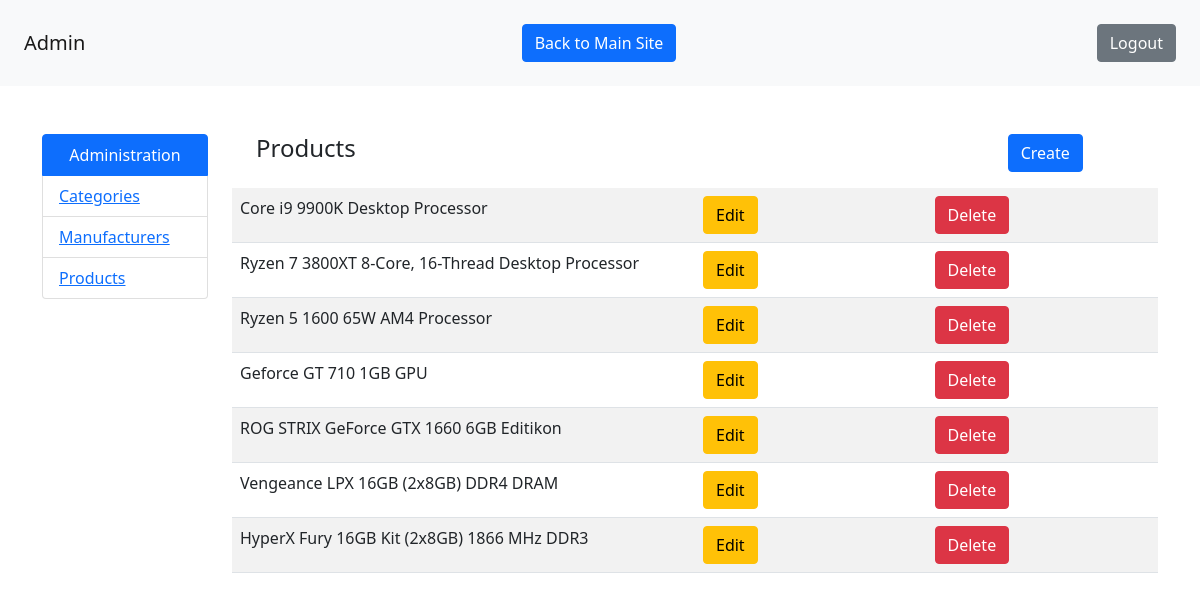
The app's page /admin/products (signed in) with its own data.
### app.py (models this page shows)
class Product(db.Model):
    id = db.Column(db.Integer, primary_key=True)
    category_id = db.Column(db.Integer, db.ForeignKey('category.id'), nullable=False)
    category = db.relationship('Category', backref=db.backref('category', lazy=True))
    manufacturer_id = db.Column(db.Integer, db.ForeignKey('manufacturer.id'), nullable=False)
    manufacturer = db.relationship('Manufacturer', backref=db.backref('manufacturer'), lazy=True)
    name = db.Column(db.String(50), nullable=False)
    price = db.Column(db.Integer, nullable=False)
    description = db.Column(db.Text, nullable=False)
    image_file = db.Column(db.String(50), nullable=False, default = 'https://static.thenounproject.com/png/261694-200.png')

### app.py (the view)
@app.route('/admin/products')
@login_required
def admin_products():
    products = Product.query.all()
    return render_template('admin/products.html', products=products)

### app.py (called while the page is built)
@app.before_request
def load_user():
    user_id = session.get("user_id")
    g.user = User.query.get(user_id) if user_id is not None else None

def login_required(func):
    @wraps(func)
    def decorated_function(*args, **kwargs):
        if g.user is None:
            return redirect(url_for("login", next = request.url))
        return func(*args, **kwargs)
    return decorated_function

### templates/admin/products.html
{% extends 'admin/layout.html' %}
{% block content %}
<div class="container pb-3">
    <div class="row">
        <div class="col-lg-10 col-md-10">
            <h4 class="">Products</h4>
        </div>
        <div class="col-lg-2 col-md-2">
            <a class="btn btn-primary" href="{{ url_for('create_product')}}">Create</a>
        </div>
    </div>
</div>
    <table class="table table-striped">
        <tbody>
          {% for product in products %}
            <tr>
              <td class="w-50">{{ product.name }}</td>
              <td class="w-25"><a class="btn btn-warning" href="{{ url_for('edit_product', id = product.id) }}">Edit</a></td>
              <td class="w-25"><a class="btn btn-danger" href="{{ url_for('delete_product', id = product.id) }}">Delete</a></td>
            </tr>
          {% endfor %}
        </tbody>
      </table>
{% endblock %}s

### templates/admin/layout.html (shortened to what this page needs)
<!doctype html>
<html>
  <head>
    <link href="https://cdn.jsdelivr.net/npm/bootstrap@5.0.0-beta1/dist/css/bootstrap.min.css" rel="stylesheet">
  </head>
  <body>
    <nav class="navbar navbar-light bg-light p-4">
        <span class="navbar-brand mb-0 h1">Admin</span>
        <a href="{{ url_for('index') }}" class="btn btn-primary">Back to Main Site</a>
        <a href="{{ url_for('logout') }}" class="btn btn-secondary">Logout</a>
    </nav>
    <div class="container py-5">
        <div class="row">
            <div class="col-lg-2 col-md-2">
                <ul class="list-group">
                <li class="list-group-item active text-center">Administration</li>
                <li class="list-group-item"><a href="{{ url_for('admin_categories') }}">Categories</a></li>
                <li class="list-group-item"><a href="{{ url_for('admin_manufacturers') }}">Manufacturers</a></li>
                <li class="list-group-item"><a href="{{ url_for('admin_products') }}">Products</a></li>
                </ul>
            </div>
            <div class="col lg-10 col-md-10">
                {% block content %}
                {% endblock %}
            </div>
        </div>
    </div>
  </body>
</html>

### records on screen
Product: name "Core i9 9900K Desktop Processor"
Product: name "Ryzen 7 3800XT 8-Core, 16-Thread Desktop Processor"
Product: name "Ryzen 5 1600 65W AM4 Processor"
Product: name "Geforce GT 710 1GB GPU"
Product: name "ROG STRIX GeForce GTX 1660 6GB Editikon"
Product: name "Vengeance LPX 16GB (2x8GB) DDR4 DRAM"
Product: name "HyperX Fury 16GB Kit (2x8GB) 1866 MHz DDR3"
